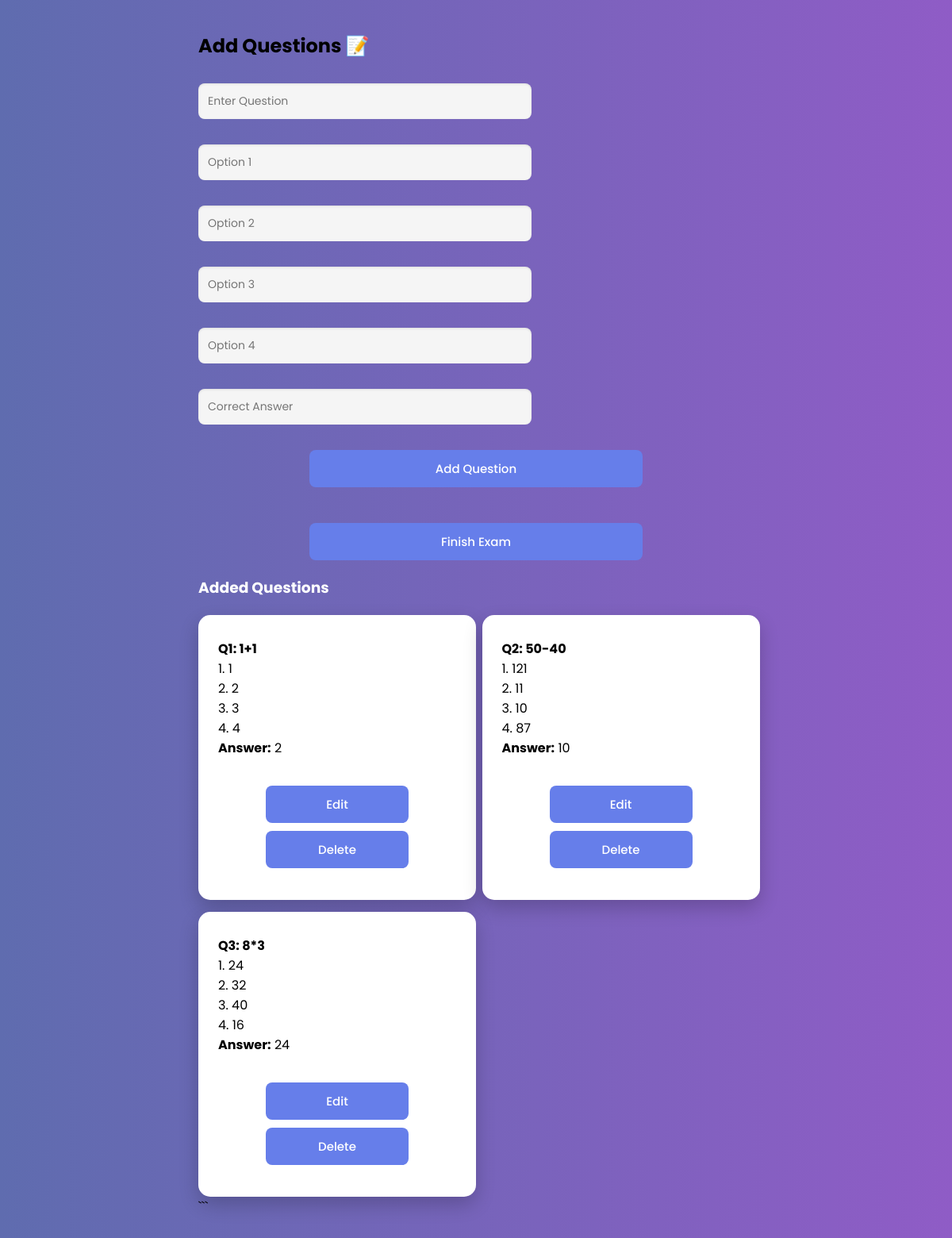
/add_question/6, run on the app's committed database.
### app.py (models this page shows)
class Question(db.Model):
    id = db.Column(db.Integer, primary_key=True)
    exam_id = db.Column(db.Integer)
    question = db.Column(db.String(200))
    option1 = db.Column(db.String(100))
    option2 = db.Column(db.String(100))
    option3 = db.Column(db.String(100))
    option4 = db.Column(db.String(100))
    answer = db.Column(db.String(100))

### app.py (the view, shortened to what this page needs)
@app.route('/add_question/<int:exam_id>', methods=['GET', 'POST'])
def add_question(exam_id):
    questions = Question.query.filter_by(exam_id=exam_id).all()
    return render_template('add_question.html',
                           exam_id=exam_id,
                           questions=questions)

### templates/add_question.html (shortened to what this page needs)
<!DOCTYPE html>
<html>
    <head>
        <link rel="stylesheet" href="{{ url_for('static', filename='styles.css') }}">
    </head>
<body>
<div class="form-container">
<h2>Add Questions 📝</h2>
<div class="page-content">
    <form method="POST">
        <input type="text" name="question" placeholder="Enter Question" required>
        <input type="text" name="option1" placeholder="Option 1" required>
        <input type="text" name="option2" placeholder="Option 2" required>
        <input type="text" name="option3" placeholder="Option 3" required>
        <input type="text" name="option4" placeholder="Option 4" required>
        <input type="text" name="answer" placeholder="Correct Answer" required>
        <button type="submit">Add Question</button>
    </form>
    <br>
    <a href="/finish_exam/{{ exam_id }}">
        <button>Finish Exam</button>
    </a>
</div>
<h3 style="color:white; margin-top:20px;">Added Questions</h3>
{% if questions %}
    <div class="grid">
    {% for q in questions %}
        <div class="card">
            <p><b>Q{{ loop.index }}: {{ q.question }}</b></p>
            <p>
                1. {{ q.option1 }} <br>
                2. {{ q.option2 }} <br>
                3. {{ q.option3 }} <br>
                4. {{ q.option4 }}
            </p>
            <p><b>Answer:</b> {{ q.answer }}</p>
            <br>
            <a href="/edit_question/{{ q.id }}">
                <button>Edit</button>
            </a>
            <a href="/delete_question/{{ q.id }}/{{ exam_id }}">
                <button>Delete</button>
            </a>
        </div>
    {% endfor %}
    </div>
{% else %}
    <p style="color:white;">No questions added yet.</p>
{% endif %}
```
</div>
</body>
</html>

### static/styles.css (style rules this page uses)
* { margin: 0; padding: 0; box-sizing: border-box; font-family: 'Poppins', sans-serif; }
body { margin: 0; font-family: 'Poppins', sans-serif; background: linear-gradient(to right, #5f6caf, #8f5cc6); }
.form-container { max-width: 700px; margin: 40px auto; }
.card { background: white; padding: 30px 25px; border-radius: 15px; box-shadow: 0 10px 25px rgba(0,0,0,0.2); width: 350px; }
h2 { text-align: left; margin-bottom: 20px; }
form { display: flex; flex-direction: column; gap: 12px; }
.form-container button { width: 60%; max-width: 600px; margin: 10px auto; display: block; }
input { width: 60%; max-width: 600px; padding: 12px; border-radius: 8px; border: none; background-color: #f5f5f5; box-shadow: inset 0 1px 3px rgba(0,0,0,0.1); font-size: 14px; display: block; margin: 10px 0; }
button { width: 60%; padding: 12px; background: #667eea; color: white; border: none; border-radius: 8px; cursor: pointer; transition: 0.3s; font-size: 15px; font-weight: 500; max-width: 600px; margin: 10px auto; display: block; }
a { text-decoration: none; color: #667eea; text-align: center; display: block; margin-top: 10px; }
.grid { display: grid; grid-template-columns: repeat(auto-fit, minmax(250px, 1fr)); gap: 15px; margin-top: 20px; }

### data on the page
Question: question "1+1", option1 "1", option2 "2", option3 "3", option4 "4", answer "2"
Question: question "50-40", option1 "121", option2 "11", option3 "10", option4 "87", answer "10"
Question: question "8*3", option1 "24", option2 "32", option3 "40", option4 "16", answer "24"
